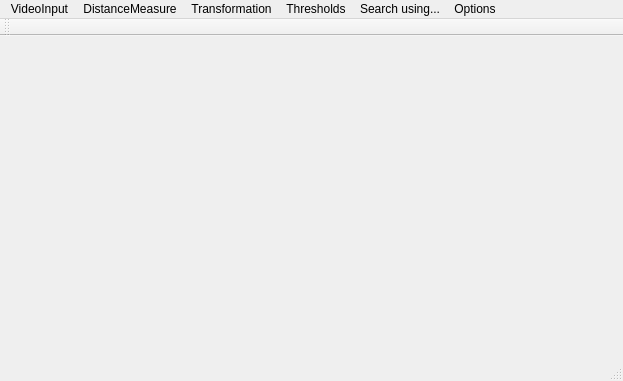
<?xml version="1.0" encoding="UTF-8"?>
<ui version="4.0">
 <class>MainWindow</class>
 <widget class="QMainWindow" name="MainWindow">
  <property name="geometry">
   <rect>
    <x>0</x>
    <y>0</y>
    <width>623</width>
    <height>381</height>
   </rect>
  </property>
  <property name="windowTitle">
   <string>MainWindow</string>
  </property>
  <widget class="QWidget" name="centralWidget"/>
  <widget class="QMenuBar" name="menuBar">
   <property name="geometry">
    <rect>
     <x>0</x>
     <y>0</y>
     <width>623</width>
     <height>22</height>
    </rect>
   </property>
   <widget class="QMenu" name="menuVideoInput">
    <property name="title">
     <string>VideoInput</string>
    </property>
    <addaction name="actionWebcam"/>
    <addaction name="actionFile"/>
   </widget>
   <widget class="QMenu" name="menuDistanceMeasure">
    <property name="title">
     <string>DistanceMeasure</string>
    </property>
    <addaction name="actionEuclidean"/>
    <addaction name="actionSSD"/>
   </widget>
   <widget class="QMenu" name="menuOptions">
    <property name="title">
     <string>Options</string>
    </property>
    <addaction name="actionReset"/>
    <addaction name="separator"/>
    <addaction name="actionSave_Network"/>
   </widget>
   <widget class="QMenu" name="menuTransformation">
    <property name="title">
     <string>Transformation</string>
    </property>
    <addaction name="actionRotation"/>
    <addaction name="actionScale"/>
   </widget>
   <widget class="QMenu" name="menuSearch_Using">
    <property name="title">
     <string>Search using...</string>
    </property>
    <addaction name="actionAll_ARBs"/>
    <addaction name="actionLatest_Highest_RL"/>
    <addaction name="actionAbove_Avarage_RL"/>
    <addaction name="actionLatest_Connected"/>
    <addaction name="actionHighest_Connected"/>
    <addaction name="separator"/>
    <addaction name="actionPredict_Location"/>
   </widget>
   <widget class="QMenu" name="menuThresholds">
    <property name="title">
     <string>Thresholds</string>
    </property>
    <addaction name="actionOT"/>
    <addaction name="actionST"/>
   </widget>
   <addaction name="menuVideoInput"/>
   <addaction name="menuDistanceMeasure"/>
   <addaction name="menuTransformation"/>
   <addaction name="menuThresholds"/>
   <addaction name="menuSearch_Using"/>
   <addaction name="menuOptions"/>
  </widget>
  <widget class="QToolBar" name="mainToolBar">
   <attribute name="toolBarArea">
    <enum>TopToolBarArea</enum>
   </attribute>
   <attribute name="toolBarBreak">
    <bool>false</bool>
   </attribute>
  </widget>
  <widget class="QStatusBar" name="statusBar"/>
  <action name="actionWebcam">
   <property name="checkable">
    <bool>true</bool>
   </property>
   <property name="checked">
    <bool>false</bool>
   </property>
   <property name="text">
    <string>Webcam</string>
   </property>
  </action>
  <action name="actionFile">
   <property name="checkable">
    <bool>true</bool>
   </property>
   <property name="text">
    <string>File</string>
   </property>
  </action>
  <action name="actionEuclidean">
   <property name="checkable">
    <bool>true</bool>
   </property>
   <property name="checked">
    <bool>true</bool>
   </property>
   <property name="text">
    <string>Euclidean</string>
   </property>
  </action>
  <action name="actionSSD">
   <property name="checkable">
    <bool>true</bool>
   </property>
   <property name="text">
    <string>SSD</string>
   </property>
  </action>
  <action name="actionCC">
   <property name="checkable">
    <bool>true</bool>
   </property>
   <property name="text">
    <string>CC</string>
   </property>
  </action>
  <action name="actionReset">
   <property name="text">
    <string>Reset</string>
   </property>
  </action>
  <action name="actionPrint">
   <property name="text">
    <string>Print Number of ARBs</string>
   </property>
  </action>
  <action name="actionClose">
   <property name="text">
    <string>Close</string>
   </property>
  </action>
  <action name="actionUse_Predicted_Area">
   <property name="checkable">
    <bool>true</bool>
   </property>
   <property name="checked">
    <bool>true</bool>
   </property>
   <property name="text">
    <string>Use Predicted Area</string>
   </property>
  </action>
  <action name="actionRotation">
   <property name="checkable">
    <bool>true</bool>
   </property>
   <property name="checked">
    <bool>true</bool>
   </property>
   <property name="text">
    <string>Rotation</string>
   </property>
  </action>
  <action name="actionScale">
   <property name="checkable">
    <bool>true</bool>
   </property>
   <property name="text">
    <string>Scale</string>
   </property>
  </action>
  <action name="actionSave_Network">
   <property name="text">
    <string>Save Network</string>
   </property>
  </action>
  <action name="actionUse_Most_Likely_ARBs">
   <property name="checkable">
    <bool>true</bool>
   </property>
   <property name="checked">
    <bool>true</bool>
   </property>
   <property name="text">
    <string>Use Most Likely ARBs</string>
   </property>
  </action>
  <action name="actionPredict_Location">
   <property name="checkable">
    <bool>true</bool>
   </property>
   <property name="checked">
    <bool>true</bool>
   </property>
   <property name="text">
    <string>Predict Location</string>
   </property>
  </action>
  <action name="actionAll_ARBs">
   <property name="checkable">
    <bool>true</bool>
   </property>
   <property name="text">
    <string>All ARBs</string>
   </property>
  </action>
  <action name="actionLatest_Highest_RL">
   <property name="checkable">
    <bool>true</bool>
   </property>
   <property name="text">
    <string>Latest + Highest RL</string>
   </property>
  </action>
  <action name="actionAbove_Avarage_RL">
   <property name="checkable">
    <bool>true</bool>
   </property>
   <property name="checked">
    <bool>false</bool>
   </property>
   <property name="text">
    <string>Above Avarage RL</string>
   </property>
  </action>
  <action name="actionOT">
   <property name="text">
    <string>OT</string>
   </property>
  </action>
  <action name="actionST">
   <property name="text">
    <string>ST</string>
   </property>
  </action>
  <action name="actionLatest_Connected">
   <property name="checkable">
    <bool>true</bool>
   </property>
   <property name="checked">
    <bool>false</bool>
   </property>
   <property name="text">
    <string>Latest + Connected</string>
   </property>
  </action>
  <action name="actionHighest_Connected">
   <property name="checkable">
    <bool>true</bool>
   </property>
   <property name="checked">
    <bool>true</bool>
   </property>
   <property name="text">
    <string>Highest + Connected</string>
   </property>
  </action>
 </widget>
 <layoutdefault spacing="6" margin="11"/>
 <resources/>
 <connections/>
</ui>
